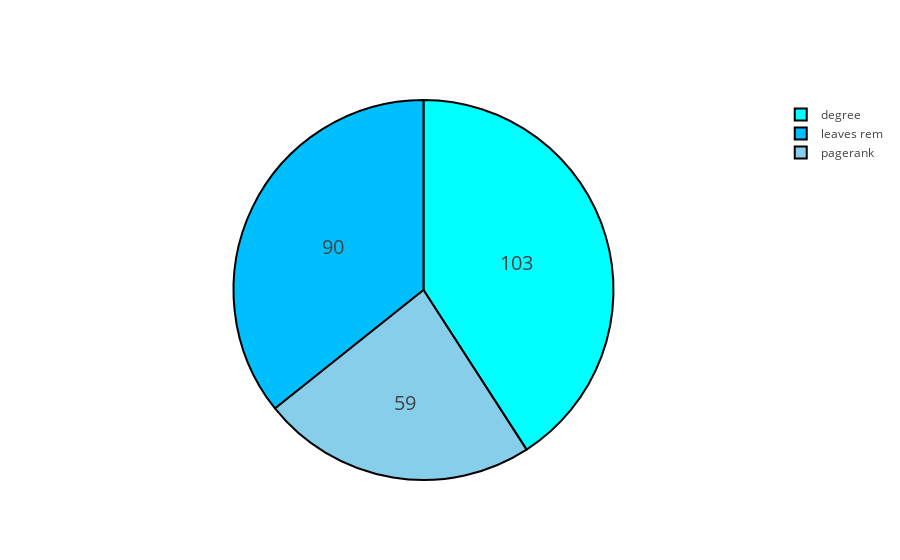

The notebook cell this image was saved under:
### Code cell
graph_size=[100,200,300,400,500,600,700,800,900,1000,1500,2000,2500,3000,4000,5000,10000]
victories_400_ua={}
victories_400_ua['leaves rem']=0
victories_400_ua['pagerank']=0
victories_400_ua['degree']=0

for N in [400]:
    results_rl=[]
    start_time=time.time()
    for i in range(0,500):
        ua=unif_tree(N)
        #LEAVES REMOVAL TIME
        rl=rem2(ua)
        if rl==0:
            victories_400_ua['leaves rem']+=1 
        #PAGERANK TIME
        pr_list=nx.pagerank(ua)
        pr=max(pr_list.iteritems(), key=operator.itemgetter(1))[0]
        if pr==0:
            victories_400_ua['pagerank']+=1
        #DEGREE TIME
        dc_list=nx.degree_centrality(ua)
        list_maximum=[]
        center=max(dc_list.iteritems(), key=operator.itemgetter(1))[1]
        for i in range(N):
                if dc_list[i]==center:
                    list_maximum.append([i,dc_list[i]])
        pair=random.choice(list_maximum)
        if pair[0]==0:
            victories_400_ua['degree']+=1
labels=[]
values=[]
colors = ['azure', 'skyblue', 'aqua']
for key, value in victories_400_ua.iteritems() :
    labels.append(key)
    values.append(value)



trace = go.Pie(labels=labels, values=values,
               hoverinfo='label+percent', textinfo='value', 
               textfont=dict(size=20),
               marker=dict(colors=colors2, 
                           line=dict(color='#000000', width=2)))

iplot([trace], filename='styled_pie_chart')

### Figure 1 — Plotly figure (JSON) as saved in the notebook; plotly's stock layout.template omitted (floating-point values rounded to 4 significant figures)
{"data": [{"hoverinfo": "label+percent", "labels": ["leaves rem", "pagerank", "degree"], "marker": {"colors": ["deepskyblue", "skyblue", "aqua"], "line": {"color": "#000000", "width": 2}}, "textfont": {"size": 20}, "textinfo": "value", "type": "pie", "values": [90, 59, 103]}], "layout": {}}
